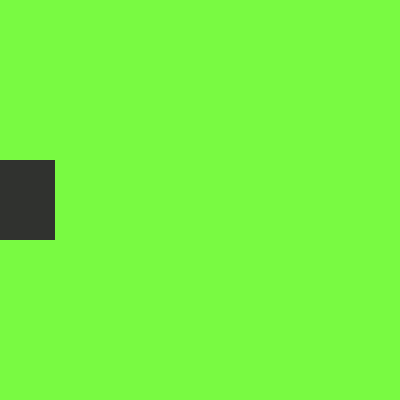
Frame 1 (no input)
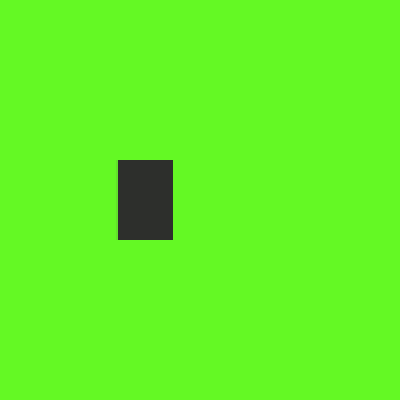
Frame 60 (no input)
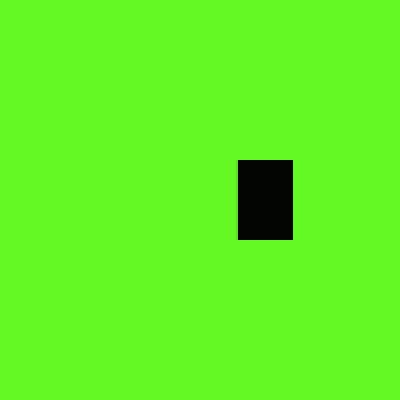
Frame 120 (the mouse pressed at the canvas centre since frame 60)

The p5.js sketch that drew these frames (run headless with seeded random() and noise() and a simulated clock; from frame 60 on, the mouse is pressed at the canvas centre):

// p5.js sketch
// ── sketch.js
let p=0;
let f=400;
function setup() {
  createCanvas(400,400);
}

function draw() {
  background (100,250,36,220);
  stroke (random(0,242),(0,1));
  let w = 55;
  let h = 80;
  fill (random(220),(0,250));
  rect(p,height/2-h/2,w,h);
  p=p+2;
  if( p> width-w) 
  {
    rect(f,height/2-h/2,w,h)
    f = f -2;
  }
}
